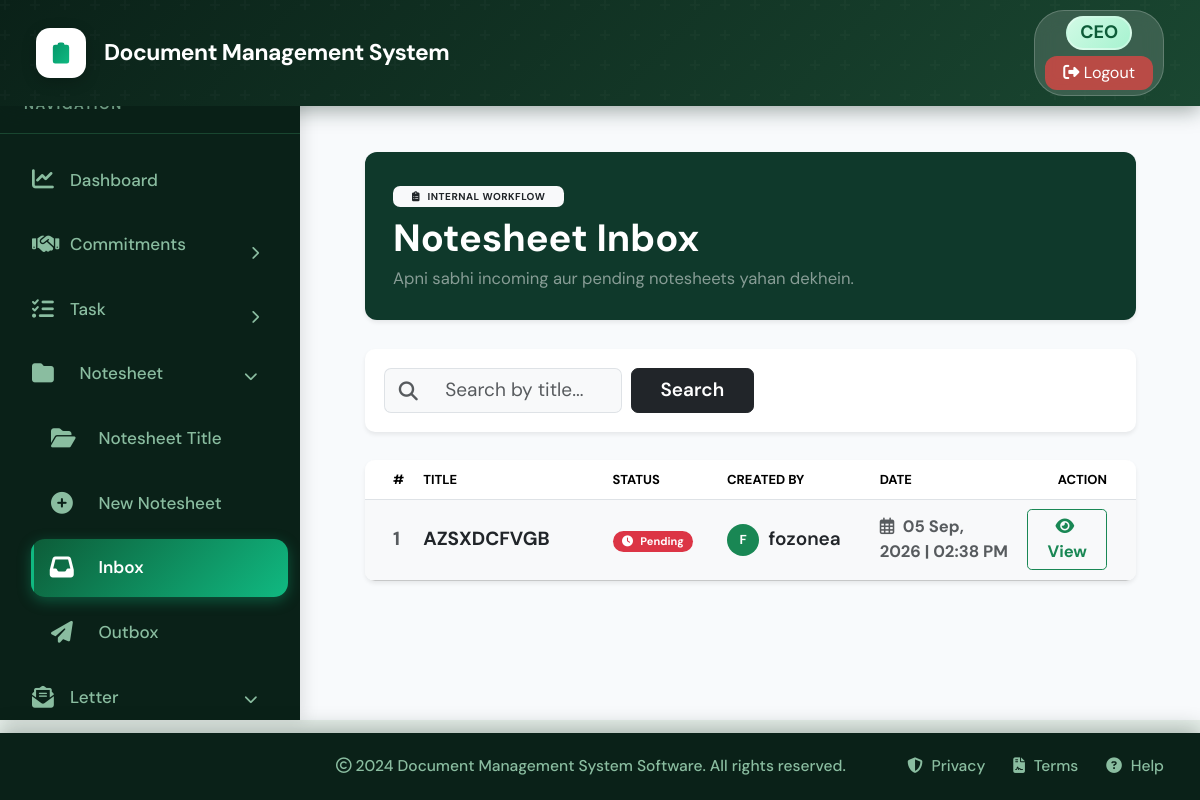
The page /notesheet/inbox/ (signed in) on the database its author committed.
### core/models.py (models this page shows, shortened)
class Notesheet(models.Model):
    STATUS_CHOICES = (
        ('Pending', 'Pending'),
        ('In Progress', 'Seen'),
        ('Returned', 'Returned'),
        ('Completed', 'Completed'),
    )
    file = models.ForeignKey(File, on_delete=models.CASCADE, related_name='notesheets', null=True, blank=True)
    title = models.CharField(max_length=200, db_index=True)
    created_by = models.ForeignKey(User, on_delete=models.CASCADE, related_name="created_notesheets")
    current_holder = models.ForeignKey(User, on_delete=models.SET_NULL, null=True, blank=True, related_name="notesheets_in_hand")
    status = models.CharField(max_length=20, choices=STATUS_CHOICES, default="Pending", db_index=True)
    due_date = models.DateField(null=True, blank=True, db_index=True)
    is_seen = models.BooleanField(default=False)
    seen_at = models.DateTimeField(null=True, blank=True)
    created_at = models.DateTimeField(auto_now_add=True)
    updated_at = models.DateTimeField(auto_now=True)
    class Meta:
        ordering = ['-created_at']

### core/views.py (the view)
# urls.py: path('notesheet/inbox/', views.notesheet_inbox, name='notesheet_inbox'),
@login_required
def notesheet_inbox(request):
    from django.db.models import Q
    from django.utils import timezone
    Notesheet.objects.filter(
        current_holder=request.user,
        is_seen=False
    ).update(is_seen=True, seen_at=timezone.now())
    forwarded_ids = NotesheetForward.objects.filter(
        Q(forwarded_by=request.user) | Q(forwarded_to=request.user)
    ).values_list('notesheet_id', flat=True)
    returned_ids = NotesheetReturn.objects.filter(
        Q(returned_by=request.user) | Q(returned_to=request.user)
    ).values_list('notesheet_id', flat=True)
    notesheets = Notesheet.objects.filter(
        Q(current_holder=request.user) |
        Q(id__in=forwarded_ids) |
        Q(id__in=returned_ids)
    ).distinct().order_by('-updated_at')
    return render(request, 'notesheet_inbox.html', {'notesheets': notesheets})

### core/context_processors.py (called while the page is built)
def unread_notesheets(request):
    if request.user.is_authenticated:
        notesheets_count = Notesheet.objects.filter(
            current_holder=request.user,
            is_seen=False
        ).count()
        return {
            'unread_notesheets_count': notesheets_count,
        }
    return {
        'unread_notesheets_count': 0,
    }

def notifications_processor(request):
    if request.user.is_authenticated:
        unread_notifications = Notification.objects.filter(recipient=request.user, is_read=False)[:5]
        unread_count = Notification.objects.filter(recipient=request.user, is_read=False).count()
        return {
            'unread_notifications': unread_notifications,
            'unread_notifications_count': unread_count
        }
    return {}

### core/templates/notesheet_inbox.html (shortened to what this page needs)
{% extends 'base.html' %}
{% block content %}
<div class="container-fluid pt-2 pb-4 px-4">
    <div class="card border-0 text-white mb-4 shadow-sm" style="background-color: #0f392b; border-radius: 12px;">
        <div class="card-body p-4 d-flex justify-content-between align-items-center">
            <div>
                <span class="badge bg-light text-dark fw-bold mb-2 px-3 py-1 text-uppercase"
                    style="font-size: 10px; letter-spacing: 0.5px;">
                    <i class="fas fa-clipboard-list me-1"></i> Internal Workflow
                </span>
                <h2 class="fw-bold mb-1">Notesheet Inbox</h2>
                <p class="mb-0 text-white-50 small">Apni sabhi incoming aur pending notesheets yahan dekhein.</p>
            </div>
        </div>
    </div>
    <div class="card border-0 shadow-sm mb-4" style="border-radius: 10px;">
        <div class="card-body p-3">
            <form method="GET" action="{% url 'notesheet_inbox' %}" class="row g-2 align-items-center">
                <div class="col-md-6 col-lg-4">
                    <div class="input-group">
                        <span class="input-group-text bg-light border-end-0 text-muted">
                            <i class="fas fa-search"></i>
                        </span>
                        <input type="text" name="search" class="form-control bg-light border-start-0"
                            placeholder="Search by title..."
                            value="{{ search_query|default:'' }}">
                    </div>
                </div>
                <div class="col-auto">
                    <button type="submit" class="btn btn-dark fw-semibold px-4">Search</button>
                </div>
            </form>
        </div>
    </div>
    <div class="card border-0 shadow-sm" style="border-radius: 10px; overflow: hidden;">
        <div class="card-body p-0">
            <div class="table-responsive">
                <table class="table table-hover align-middle mb-0">
                    <thead style="background-color: #f8f9fa; font-size: 13px;" class="text-uppercase text-muted">
                        <tr>
                            <th class="ps-4" style="width: 5%;">#</th>
                            <th style="width: 25%;">Title</th>
                            <th style="width: 15%;">Status</th>
                            <th style="width: 20%;">Created By</th>
                            <th style="width: 20%;">Date</th>
                            <th class="text-end pe-4" style="width: 15%;">Action</th>
                        </tr>
                    </thead>
                    <tbody>
                        {% for notesheet in notesheets %}
                        <tr class="{% if notesheet.status == 'Pending' %}table-light fw-bold{% endif %}">
                            <td class="ps-4 text-muted fw-bold">
                                {{ forloop.counter }}
                            </td>
                            <td>
                                <a href="{% url 'view_notesheet' notesheet.id %}"
                                    class="text-decoration-none text-dark d-block text-truncate"
                                    style="max-width: 380px;">
                                    {{ notesheet.title }}
                                </a>
                            </td>
                            <td>
                                {% if notesheet.status == 'Pending' %}
                                <span class="badge bg-danger text-white rounded-pill px-2 py-1"
                                    style="font-size: 11px; animation: pulse 1.5s infinite;">
                                    <i class="fas fa-clock me-1"></i> Pending
                                </span>
                                {% elif notesheet.status == 'In Progress' %}
                                <span class="badge bg-warning text-dark rounded-pill px-2 py-1"
                                    style="font-size: 11px; font-weight: normal;">
                                    <i class="fas fa-spinner me-1"></i> In Progress
                                </span>
                                {% else %}
                                <span class="badge bg-light text-muted border rounded-pill px-2 py-1"
                                    style="font-size: 11px; font-weight: normal;">
                                    <i class="fas fa-check-double me-1 text-success"></i> Completed
                                </span>
                                {% endif %}
                            </td>
                            <td>
                                <div class="d-flex align-items-center">
                                    <div class="avatar-sm rounded-circle {% if notesheet.status == 'Pending' %}bg-success{% else %}bg-dark{% endif %} text-white d-flex align-items-center justify-content-center me-2 fw-bold"
                                        style="width: 32px; height: 32px; font-size: 13px;">
                                        {{ notesheet.created_by.username|slice:":1"|upper }}
                                    </div>
                                    <div class="text-dark fw-semibold">{{ notesheet.created_by.username }}</div>
                                </div>
                            </td>
                            <td class="text-muted small">
                                <i class="far fa-calendar-alt me-1"></i> {{ notesheet.created_at|date:"d M, Y | h:i A" }}
                            </td>
                            <td class="text-end pe-4">
                                <a href="{% url 'view_notesheet' notesheet.id %}"
                                    class="btn btn-sm btn-outline-success fw-bold px-3">
                                    <i class="fas fa-eye me-1"></i> View
                                </a>
                            </td>
                        </tr>
                        {% endfor %}
                    </tbody>
                </table>
            </div>
        </div>
    </div>
</div>
{% endblock %}

### core/templates/base.html (style rules this page uses)
:root { --primary-color: #10b981; --primary-dark: #059669; --primary-light: #34d399; --secondary-color: #1a4731; --dark-bg: #0d2b1e; --sidebar-bg: #0a2118; --hover-bg: #1a4731; --text-light: #8abda0; --text-dark: #0d2b1e; --border-color: #1a4731; --success: #10b981; --warning: #f59e0b; --danger: #ef4444; --info: #06b6d4; }
* { margin: 0; padding: 0; box-sizing: border-box; }
html { font-size: 19px; }
body { font-family: 'DM Sans', -apple-system, BlinkMacSystemFont, 'Segoe UI', sans-serif; background-color: #e8f0eb; min-height: 100vh; display: flex; flex-direction: column; font-size: 1rem; }

### rows shown on the page
Notesheet: title "AZSXDCFVGB", status "Pending" (drawn), created_by.username "F", created_by.username "fozonea", created_at|h "05 Sep, 2026 | 02:38 PM"
